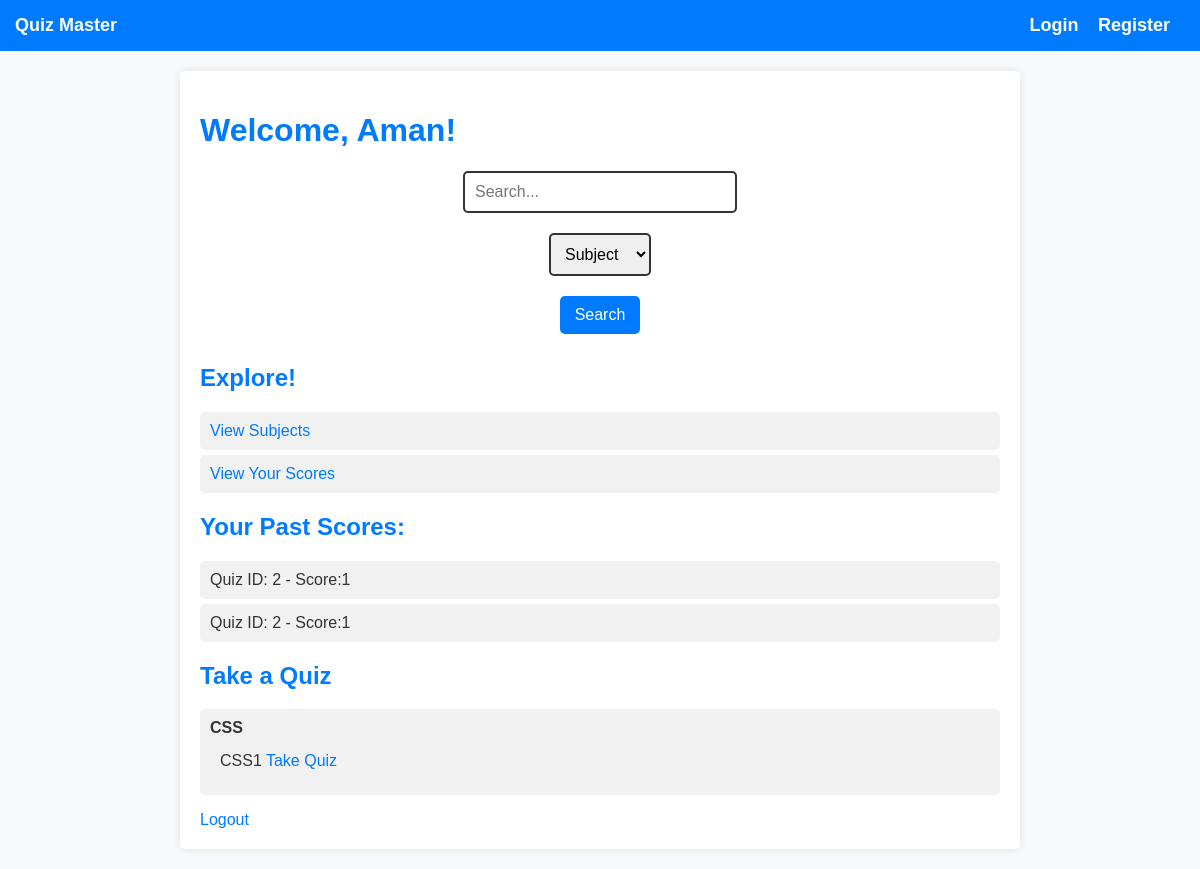
The page /dashboard (signed in) on the database its author committed.
### models.py (models this page shows, shortened)
class User(db.Model):
    id= db.Column(db.Integer, primary_key=True)
    email= db.Column(db.String(150), unique=True, nullable=False)
    password=db.Column(db.String(255), nullable=False)
    full_name=db.Column(db.String(100),nullable=False)
    role=db.Column(db.String(10),nullable=False)#admin or user
    scores=db.relationship('Score',backref='user',cascade="all,delete-orphan",passive_deletes=True, lazy='dynamic')

class Score(db.Model):
    id=db.Column(db.Integer,primary_key=True)
    user_id=db.Column(db.Integer,db.ForeignKey('user.id'),nullable=False)
    quiz_id=db.Column(db.Integer,db.ForeignKey('quiz.id'),nullable=False)
    score=db.Column(db.Integer,nullable=False)

class Chapter(db.Model):
    id=db.Column(db.Integer,primary_key=True)
    name= db.Column(db.String(200),nullable=False)
    subject_id= db.Column(db.Integer,db.ForeignKey('subject.id'),nullable=False)
    quizzes=db.relationship('Quiz', backref='chapter', cascade="all,delete",lazy=True)

class Quiz(db.Model):
    id=db.Column(db.Integer,primary_key=True)
    title= db.Column(db.String(200),nullable=False)
    chapter_id=db.Column(db.Integer,db.ForeignKey('chapter.id'),nullable=False)
    subject_id=db.Column(db.Integer,db.ForeignKey('subject.id'),nullable=False)
    date=db.Column(db.Date,nullable=False)
    duration=db.Column(db.Time,nullable=False)
    questions=db.relationship('Question',backref='quiz', cascade="all,delete",lazy=True)
    scores=db.relationship('Score',backref='quiz',cascade="all,delete",lazy=True)

### app.py (the view)
@app.route('/dashboard')
def dashboard():
    if 'user_id' not in session:
        return redirect(url_for('login'))
    user=User.query.get(session['user_id'])
    quizzes=Quiz.query.all()  #get all the quizzes
    scores=Score.query.filter_by(user_id=user.id).all() #fetch all user scores
    chapters=Chapter.query.all()
    return render_template('user_dashboard.html',user=user,quizzes=quizzes,scores=scores,chapters=chapters)

### templates/user_dashboard.html (shortened to what this page needs)
{% extends 'base.html' %}
{% block content %}
    <h1>Welcome, {{ user.full_name }}!</h1>
    <form method="GET" action="{{ url_for('user_search') }}" class="search-form">
        <input type="text" name="query" placeholder="Search..." class="search-box" required>
        <select name="filter" class="search-filter">
            <option value="subjects">Subject</option>
        </select>
            <button type="submit" class="search-button">Search</button>
    </form>
    <h2>Explore!</h2>
    <ul>
        <li><a href="{{ url_for('view_subjects') }}">View Subjects</a></li>
        <li><a href="{{ url_for('view_scores') }}">View Your Scores</a></li>
    </ul>
    <h2>Your Past Scores:</h2>
    {% if scores %}
    <ul>
        {% for score in scores %}
        <li>Quiz ID: {{ score.quiz_id }} - Score:{{ score.score }}</li>
        {% endfor %}
    </ul>
    {% else %}
    <p>No past scores available.</p>
    {% endif %}
    <h2>Take a Quiz</h2>
    {% if chapters %}
    <ul>
        {% for chapter in chapters %}
        <li>
            <strong>{{ chapter.name }}</strong>
            <ul>
                {% for quiz in chapter.quizzes %}
                <li>
                    {{ quiz.title }}
                    <a href="{{ url_for('take_quiz',quiz_id=quiz.id) }}">Take Quiz</a>
                </li>
                {% else %}
                <li>No quizzes available for this chapter.</li>
                {% endfor %}
            </ul>
        </li>
        {% endfor %}
    </ul>
    {% else %}
    <p>No quizzes available.</p>
    {% endif %}
    <a href="{{ url_for('logout') }}">Logout</a>
    {% endblock %}

### static/style.css (style rules this page uses)
body { font-family:Arial,sans-serif; margin:0; padding:0; background-color: #f8f9fa; color: #333; }
h1, h2, h3 { color: #007bff; }
form { display: flex; flex-direction: column; }
form input, form select, form button { margin-bottom: 10px; padding: 10px; font-size: 16px; border: 1px solid #ccc; border-radius: 4px; }
form button { background-color: #007bff; color: white; border: none; cursor: pointer; }
a { color: #007bff; text-decoration: none; }
ul { list-style-type: none; padding: 0; }
ul li { background-color: #f1f1f1; padding: 10px; margin: 5px 0; border-radius: 5px; }
.search-form { display: flex; align-items: center; justify-content: center; gap: 10px; margin: 20px 0; }
.search-box { width: 250px; padding: 10px; border: 2px solid #333; border-radius: 5px; font-size: 16px; }
.search-filter { padding: 10px; border: 2px solid #333; border-radius: 5px; font-size: 16px; }
.search-button { padding: 10px 15px; background-color: #007BFF; color: white; border: none; border-radius: 5px; cursor: pointer; font-size: 16px; }

### rows shown on the page
User: full_name "Aman"
Score: quiz_id "2", score "1"
Score: quiz_id "2", score "1"
Chapter: name "CSS"
Quiz: title "CSS1"
